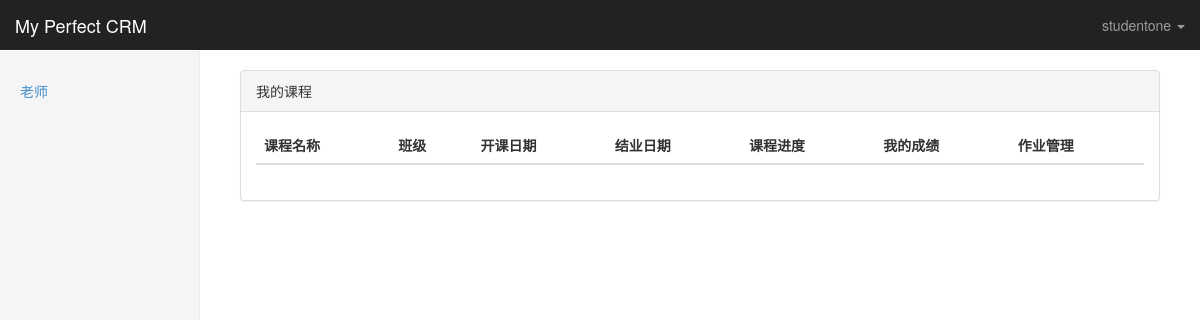
The app's page /student/ (signed in), older data.
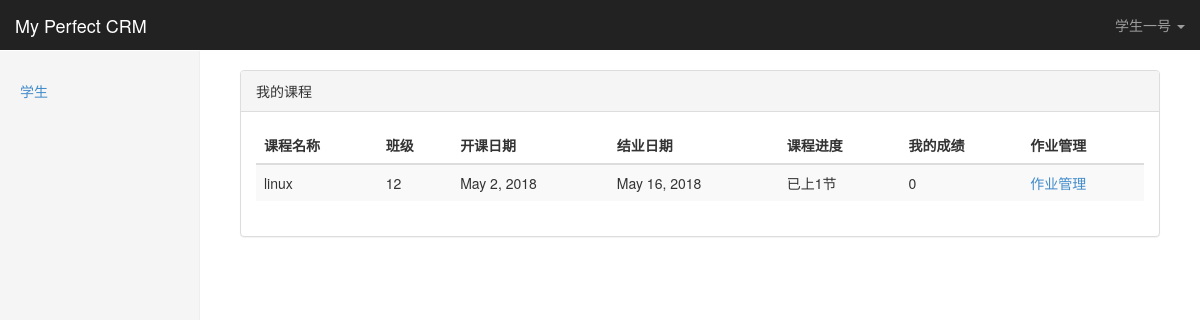
The same page, newer data.
### crm/models.py (models this page shows, shortened)
class UserProfile(AbstractBaseUser,PermissionsMixin):
    email = models.EmailField(
        verbose_name='email address',
        max_length=255,
        unique=True,
        null=True
    )
    password = models.CharField(_('password'), max_length=128,
                                help_text=mark_safe('''<a href='password/'>修改密码</a>'''))
    name = models.CharField(max_length=32)
    is_active = models.BooleanField(default=True)
    is_admin = models.BooleanField(default=False)
    roles = models.ManyToManyField("Role", blank=True)
    objects = UserProfileManager()
    stu_account = models.ForeignKey("Customer", verbose_name="关联学员账号", blank=True, null=True,
                                    help_text="只有学员报名后方可为其创建账号")
    auto_login =models.BooleanField(default=False)
    USERNAME_FIELD = 'email'
    REQUIRED_FIELDS = ['name']
    def has_perm(self, perm, obj=None):
        return True
    class Meta:
        permissions=(
            ('can_fuck_him_to_death', '弄死小虎逼'),
            ('can_access_my_course', '可以访问我的课程'),
            ('can_access_customer_list', '可以访问客户列表'),
            ('can_access_customer_detail', '可以访问客户详细'),
            ('can_access_studyrecords', '可以访问学习记录页面'),
            ('can_access_homework_detail', '可以访问作业详情页面'),
            ('can_upload_homework', '可以交作业'),
            ('access_kingadmin_table_obj_detail', '可以访问kingadmin每个表的对象'),
            ('change_kingadmin_table_obj_detail', '可以修改kingadmin每个表的对象'),
        )

class Menu(models.Model):
    name = models.CharField(max_length=32)
    url_name = models.CharField(max_length=64)
    url_type_choices = ((0,'alias'),(1,'absoulte_url'))
    url_type = models.SmallIntegerField(choices=url_type_choices,default=0)

class Enrollment(models.Model):
    customer = models.ForeignKey("Customer")
    enrolled_class = models.ForeignKey("ClassList",verbose_name='所报班级')
    consultant = models.ForeignKey("UserProfile",verbose_name='课程顾问')
    contract_agreed = models.BooleanField(default=False,verbose_name="学员已同意合同条款")
    contract_approved = models.BooleanField(default=False,verbose_name="合同已经核实")
    date =models.DateTimeField(auto_now_add=True)
    class Meta:
        unique_together = ("customer","enrolled_class")
        verbose_name_plural = "报名表"
        verbose_name="报名表"

class ClassList(models.Model):
    branch= models.ForeignKey("Branch",verbose_name='校区')
    course = models.ForeignKey("Course")
    class_type_choices = (
        (0, '面授(脱产)'),
        (1, '面授(周末)'),
        (2, '网络班')
    )
    contract = models.ForeignKey("ContractTemplate", blank=True, null=True)
    class_type = models.SmallIntegerField(choices=class_type_choices,verbose_name='班级类型')
    semester = models.PositiveSmallIntegerField(verbose_name='学期')
    teachers = models.ManyToManyField("UserProfile")
    start_date = models.DateField(verbose_name='开班日期')
    end_date = models.DateField(verbose_name='结业日期',blank=True,null=True)
    class Meta:
        unique_together = ('branch','course','semester')
        verbose_name_plural = "班级"
        verbose_name = "班级"

class Course(models.Model):
    name = models.CharField(max_length=64,unique=True)
    price = models.PositiveSmallIntegerField()
    period = models.PositiveSmallIntegerField(verbose_name='周期(月)')
    outline = models.TextField()
    def __str__(self):
        return self.name
    class Meta:
        verbose_name_plural = "课程表"
        verbose_name ="课程表"

### crm/permissions/permission.py (the view)
    def inner(*args,**kwargs):
        print("--permission:",*args,**kwargs)
        print("--func:",func)
        if perm_check(*args,**kwargs) is True:
            return func(*args,**kwargs)
        else:
            return HttpResponse("没权限")

### crm/permissions/permission.py (called while the page is built)
def check_permission(func):
    print('--------check_permission')
    def inner(*args,**kwargs):
        print("--permission:",*args,**kwargs)
        print("--func:",func)
        if perm_check(*args,**kwargs) is True:
            return func(*args,**kwargs)
        else:
            return HttpResponse("没权限")
    return inner

### student/templatetags/stu_tags.py (called while the page is built)
@register.simple_tag()
def get_score(enroll_obj,customer_obj):
    study_records = enroll_obj.studyrecord_set.\
        filter(course_record__from_class_id = enroll_obj.enrolled_class.id)
    return study_records.aggregate(Sum("score"))

### student/views.py (called while the page is built)
@permission.check_permission
def sut_my_classes(request):
    return render(request,"student/my_classes.html")

### templates/student/my_classes.html
{%  extends 'index.html' %}
{% load stu_tags %}
{% block page-content %}
<div class="panel panel-default">
    <div class="panel-heading">我的课程</div>
    <div class="panel-body">
        <table class="table table-striped table-responsive">
            <thead>
                <tr>
                    <th>课程名称</th>
                    <th>班级</th>
                    <th>开课日期</th>
                    <th>结业日期</th>
                    <th>课程进度</th>
                    <th>我的成绩</th>
                    <th>作业管理</th>
                </tr>
            </thead>
            <tbody>
                {% for enroll_obj in request.user.stu_account.enrollment_set.all %}
                    <tr>
                        <td>{{ enroll_obj.enrolled_class.course }}</td>
                        <td>{{ enroll_obj.enrolled_class.semester }}</td>
                        <td>{{ enroll_obj.enrolled_class.start_date }}</td>
                        <td>{{ enroll_obj.enrolled_class.end_date }}</td>
                        <td>已上{{ enroll_obj.enrolled_class.courserecord_set.all.count }}节</td>
                        <td>{% get_score enroll_obj request.user.stu_account as score_data %}
                            {{ score_data.score__sum }}
                        </td>
                        <td><a href="{% url 'studyrecords' enroll_obj.id %}">作业管理</a></td>
                    </tr>
                {% endfor %}
            </tbody>
        </table>
    </div>
</div>
{% endblock %}

### templates/index.html (shortened to what this page needs)
{% extends 'base.html' %}
{% block body %}
      <body>
    <nav class="navbar navbar-inverse navbar-fixed-top">
      <div class="container-fluid">
        <div class="navbar-header">
          <a class="navbar-brand" href="#">My Perfect CRM</a>
        </div>
        <div id="navbar" class="navbar-collapse collapse">
      <ul class="nav navbar-nav navbar-right">
        <li class="dropdown">
              <a href="#" class="dropdown-toggle" data-toggle="dropdown" aria-expanded="false">{{ request.user.name }} <span class="caret"></span></a>
        </li>
      </ul>
    </div>
      </div>
    </nav>
    <div class="container-fluid">
      <div class="row">
        <div class="col-sm-3 col-md-2 sidebar">
          <ul class="nav nav-sidebar">
            {% for  role in request.user.roles.all %}
              {% for menu in role.menus.all %}
                <li class=""><a href="{% if menu.url_type == 0 %}{%  url  menu.url_name %} {% else %}{{ menu.url_name }}{% endif %}">{{ menu.name }}</a></li>
              {% endfor %}
            {% endfor %}
          </ul>
        </div>
        <div class="col-sm-9 col-sm-offset-3 col-md-10 col-md-offset-2 main">
          {% block page-content %}{% endblock %}
        </div>
      </div>
    </div>
  </body>
{% endblock %}

Row changes from the older to the newer data that the page shows:
no longer on this page (row unchanged): Menu: name "老师"
changed UserProfile: user.name "studentone" → "学生一号"
now on this page (row unchanged): Menu: name "学生"
added Enrollment: enrolled_class.course "linux", enrolled_class.semester "12", enrolled_class.start_date "May 2, 2018", enrolled_class.end_date "May 16, 2018", enrolled_class.courserecord_set.all.count "1", score__sum "0"
